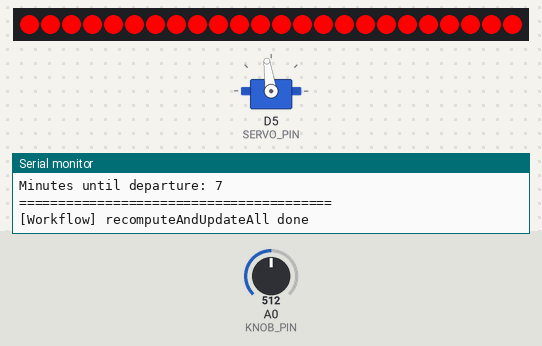
The sketch below on a simulated ESP8266 (NodeMCU). Parts: 24 RGB LEDs in strip order, left to right, servo, the last lines printed to the serial monitor. Inputs (shaded band) come from the test bench; at power-on: A0 (KNOB_PIN) = 512. The local clock reads 2024-03-15 10:24:30 at power-on unless the sketch sets it.

Above: at 1.2 s.
1.3 s: A0 (KNOB_PIN) set to 665
2.8 s: A0 (KNOB_PIN) set to 691
At 4.0 s:
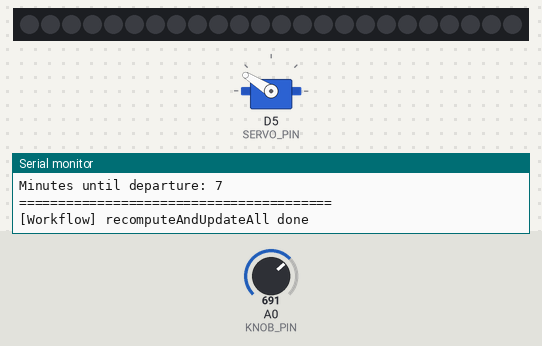
4.3 s: A0 (KNOB_PIN) set to 306
At 5.5 s:
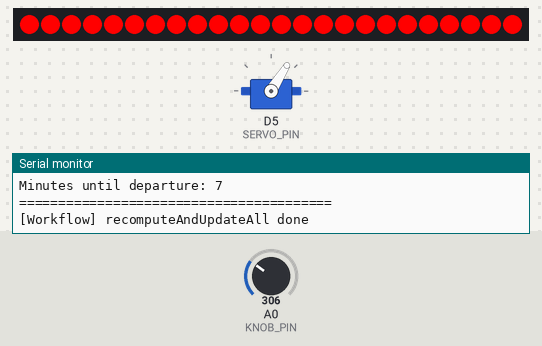
5.8 s: A0 (KNOB_PIN) set to 325
7.3 s: A0 (KNOB_PIN) set to 357
At 8.2 s:
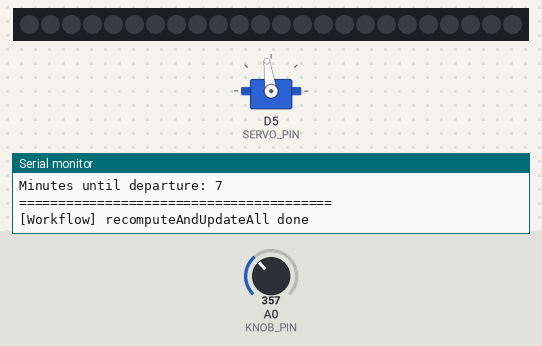
8.9 s: A0 (KNOB_PIN) set to 122
At 30.8 s:
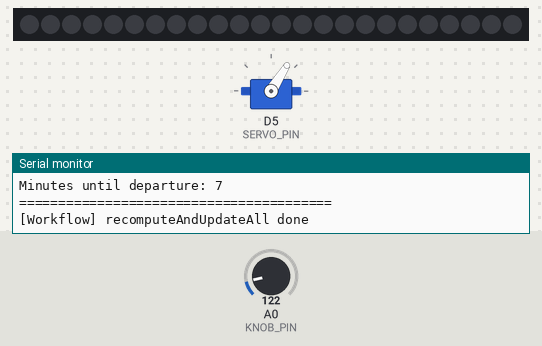
Timing chart, 0 to 31.6 s (numbered marks = the images above; inputs shaded):
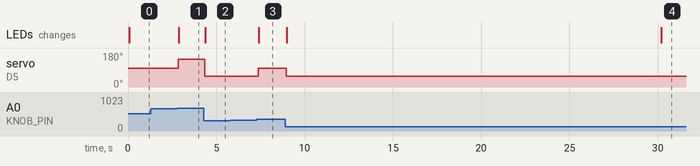

Measured:
- the behaviour switches between 681 and 682 on A0 (KNOB_PIN) (found by bisection; images 0 and 1)
- the behaviour switches between 340 and 341 on A0 (KNOB_PIN) (found by bisection; images 2 and 3)
- after the input at 1.3 s, every drawn part: stays the same
- after the input at 2.8 s, servo on D5 (SERVO_PIN): 98° → 148° after 0.06 s; the LEDs: change after 0.09 s (image 1)
- after the input at 4.3 s, servo on D5 (SERVO_PIN): 148° → 58° at once; the LEDs: change after 0.06 s (image 2)
- after the input at 5.8 s, every drawn part: stays the same
- after the input at 7.3 s, servo on D5 (SERVO_PIN): 58° → 98° after 0.08 s; the LEDs: change after 0.11 s (image 3)
- after the input at 8.9 s, servo on D5 (SERVO_PIN): 98° → 58° after 0.08 s

The sketch:

Muji.ino
```cpp
/*
  ESP8266 Departure Assistant - knob-route selection version
  - NodeMCU v3 (ESP8266)
  - MG90S servo on D5
  - Rotary Angle Sensor v1.2 SIG -> A0 (used to select route by position)
  - WS2812-like LED strip on D2 (KQB-4 treated as 5V addressable)
  - No physical display: display code commented out, Serial used as placeholder
  - Weather / Timetable / Bus API functions are placeholders (return mock data)
  - All comments and identifiers are English and detailed for collaborators

  How this works:
  - Turn the knob to select route: the analog range 0..1023 is split into ROUTE_COUNT bands.
    When the band (route index) changes the device will recompute recommended bus & UI.
  - Periodic full recompute also runs every MAIN_LOOP_INTERVAL_MS.
  - Replace the fetch*Placeholder functions with real HTTP+JSON code later.
*/

#include <Arduino.h>
#include <Servo.h>
#include <FastLED.h>
#include <time.h>
#include <vector>

// ----------------------------- Configurable constants -----------------------------
const uint8_t SERVO_PIN    = D5;   // MG90S signal pin
const uint8_t LED_PIN      = D2;   // data pin for WS2812-style strip
const uint16_t NUM_LEDS    = 24;   // set to number of LEDs you have
const uint8_t KNOB_PIN     = A0;   // rotary angle sensor SIG
const unsigned long MAIN_LOOP_INTERVAL_MS = 30UL * 1000UL; // periodic refresh interval
const int ROUTE_COUNT = 3; // number of routes selectable by knob

// Route names (for display / serial); change as you like
const char* ROUTES[ROUTE_COUNT] = {
  "Route A - 42",
  "Route B - 7",
  "Route C - Express"
};

// Servo params (MG90S typical)
Servo myServo;
const int SERVO_MIN_US = 500;
const int SERVO_MAX_US = 2500;

// LED
CRGB leds[NUM_LEDS];

// State / timing
int currentRouteIndex = 0;
int lastRouteIndex = -1; // initial force-update
unsigned long lastMainMs = 0;

// ----------------------------- Data structures -----------------------------
struct WeatherInfo {
  String condition; // e.g. "Clear", "Clouds", "Rain", "Thunderstorm"
  float tempC;
  int severity;     // 0..3
};

struct TimetableEntry {
  String title;
  time_t startEpoch; // epoch seconds
  int durationMin;
  String location;
};

struct BusOption {
  String routeName;
  time_t departureEpoch;
  int travelMin;
  String departureTimeStr; // e.g. "08:43"
  String remarks;
};

// runtime variables
WeatherInfo currentWeather;
TimetableEntry nextClass;
bool hasClass = false;
BusOption recommendedBus;
bool hasRecommendedBus = false;

// ----------------------------- Placeholder API functions (replace later) -----------------------------
// Keep these signatures; API team can replace internals with actual HTTP + JSON parsing.

WeatherInfo fetchWeatherPlaceholder() {
  // MOCK: return different weather depending on selected route for easy testing.
  WeatherInfo w;
  if (currentRouteIndex == 0) {
    w.condition = "Clear";
    w.tempC = 22.0;
    w.severity = 0;
  } else if (currentRouteIndex == 1) {
    w.condition = "Clouds";
    w.tempC = 16.0;
    w.severity = 1;
  } else {
    w.condition = "Rain";
    w.tempC = 8.5;
    w.severity = 2;
  }
  return w;
}

TimetableEntry fetchTimetablePlaceholder() {
  TimetableEntry t;
  time_t now = time(nullptr);
  // MOCK: next class 40 minutes from now
  t.title = "Math 101";
  t.startEpoch = now + 40 * 60;
  t.durationMin = 60;
  t.location = "Room A";
  return t;
}

std::vector<BusOption> fetchBusOptionsPlaceholder(const char* routeName, const TimetableEntry &target) {
  std::vector<BusOption> list;
  time_t now = time(nullptr);
  // MOCK: 3 upcoming departures spaced 7 minutes apart
  for (int i = 1; i <= 3; ++i) {
    BusOption b;
    b.routeName = String(routeName);
    b.departureEpoch = now + i * 7 * 60;
    b.travelMin = 20 + i*3; // arbitrary travel time
    struct tm tmStruct;
    gmtime_r(&b.departureEpoch, &tmStruct);
    char buf[8];
    strftime(buf, sizeof(buf), "%H:%M", &tmStruct);
    b.departureTimeStr = String(buf);
    b.remarks = "";
    list.push_back(b);
  }
  return list;
}

// ----------------------------- Mapping & helpers -----------------------------

// Map a weather condition to a base servo angle (degrees)
int weatherToBaseAngle(const WeatherInfo &w) {
  String s = w.condition;
  s.toLowerCase();
  if (s.indexOf("clear") >= 0 || s.indexOf("sun") >= 0) return 20;
  if (s.indexOf("cloud") >= 0) return 60;
  if (s.indexOf("rain") >= 0 || s.indexOf("drizzle") >= 0) return 110;
  if (s.indexOf("snow") >= 0) return 120;
  if (s.indexOf("thunder") >= 0 || w.severity >= 3) return 150;
  return 80;
}

// Convert minutes until departure into an angle offset (0..40)
int minutesToOffsetAngle(int minutesUntil) {
  if (minutesUntil < 0) minutesUntil = 0;
  if (minutesUntil > 120) minutesUntil = 120;
  return map(minutesUntil, 0, 120, 40, 0);
}

// Update servo: base (weather) + offset (minutes until)
void updateServoForSituation(const WeatherInfo &w, int minutesUntil) {
  int base = weatherToBaseAngle(w);
  int offset = minutesToOffsetAngle(minutesUntil);
  int finalAngle = base + offset;
  finalAngle = constrain(finalAngle, 0, 180);
  Serial.printf("[Servo] weather=%s severity=%d base=%d offset=%d -> angle=%d\n",
                w.condition.c_str(), w.severity, base, offset, finalAngle);
  myServo.write(finalAngle);
}

// LED urgency visualization: green/yellow/red+blink
void updateLEDsForUrgency(int minutesUntil) {
  if (minutesUntil < 0) minutesUntil = 0;
  if (minutesUntil > 120) minutesUntil = 120;

  CRGB color = CRGB::Green;
  bool blink = false;
  if (minutesUntil > 30) { color = CRGB::Green; blink = false; }
  else if (minutesUntil > 15) { color = CRGB::Yellow; blink = false; }
  else { color = CRGB::Red; blink = true; }

  static unsigned long lastToggle = 0;
  static bool onState = true;
  unsigned long now = millis();
  if (blink) {
    if (now - lastToggle > 500) {
      onState = !onState;
      lastToggle = now;
    }
  } else {
    onState = true;
  }

  for (uint16_t i = 0; i < NUM_LEDS; ++i) leds[i] = onState ? color : CRGB::Black;
  FastLED.show();
}

// Choose best bus: prefer earliest bus that arrives before class start minus buffer
bool chooseBestBus(const TimetableEntry &target, const std::vector<BusOption> &options, BusOption &out) {
  if (target.title.length() == 0 || options.size() == 0) return false;
  time_t classStart = target.startEpoch;
  const int arriveBufferMin = 5;
  bool found = false;
  time_t bestDeparture = 0;
  for (size_t i = 0; i < options.size(); ++i) {
    time_t arrival = options[i].departureEpoch + options[i].travelMin*60;
    if (arrival <= (classStart - arriveBufferMin*60)) {
      if (!found || options[i].departureEpoch < bestDeparture) {
        found = true;
        bestDeparture = options[i].departureEpoch;
        out = options[i];
      }
    }
  }
  if (!found) { out = options[0]; found = true; } // fallback earliest
  return found;
}

// ----------------------------- Display placeholder (Serial) -----------------------------
// Replace this with actual display drawing code. For now we print to Serial.
void updateDisplaySerial(const TimetableEntry &t, const BusOption &bus, const WeatherInfo &w, int minutesUntil) {
  Serial.println("===== DISPLAY (serial placeholder) =====");
  if (t.title.length() > 0) {
    struct tm ts;
    gmtime_r(&t.startEpoch, &ts);
    char timestr[32]; strftime(timestr, sizeof(timestr), "%Y-%m-%d %H:%M", &ts);
    Serial.printf("Next class: %s @ %s\n", t.title.c_str(), timestr);
    Serial.printf("Location: %s Duration: %d min\n", t.location.c_str(), t.durationMin);
  } else {
    Serial.println("No upcoming class.");
  }
  if (bus.routeName.length() > 0) {
    Serial.printf("Recommended bus: %s  Departs: %s  Travel: %d min\n",
                  bus.routeName.c_str(), bus.departureTimeStr.c_str(), bus.travelMin);
    if (bus.remarks.length() > 0) Serial.printf("Remarks: %s\n", bus.remarks.c_str());
  } else {
    Serial.println("No recommended bus.");
  }
  Serial.printf("Weather: %s  %.1fC  severity=%d\n", w.condition.c_str(), w.tempC, w.severity);
  Serial.printf("Minutes until departure: %d\n", minutesUntil);
  Serial.println("========================================");
}

// ----------------------------- Workflow: recompute & update -----------------------------
void recomputeAndUpdateAll() {
  Serial.println("[Workflow] recomputeAndUpdateAll start");

  // 1) fetch placeholders (replace these calls later)
  currentWeather = fetchWeatherPlaceholder();
  nextClass = fetchTimetablePlaceholder();
  hasClass = true;

  // 2) bus options for current route
  std::vector<BusOption> options = fetchBusOptionsPlaceholder(ROUTES[currentRouteIndex], nextClass);

  // 3) choose best
  hasRecommendedBus = chooseBestBus(nextClass, options, recommendedBus);

  // 4) compute minutes until departure (prefer recommended bus)
  time_t now = time(nullptr);
  int minutesUntil = 0;
  if (hasRecommendedBus) minutesUntil = max(0, (int)difftime(recommendedBus.departureEpoch, now)/60);
  else minutesUntil = max(0, (int)difftime(nextClass.startEpoch, now)/60);

  // 5) update servo and LEDs
  updateServoForSituation(currentWeather, minutesUntil);
  updateLEDsForUrgency(minutesUntil);

  // 6) show info on serial (placeholder for physical display)
  updateDisplaySerial(nextClass, recommendedBus, currentWeather, minutesUntil);

  Serial.println("[Workflow] recomputeAndUpdateAll done");
}

// ----------------------------- Knob -> route band logic -----------------------------
int knobToRouteIndex(int knobRaw) {
  // knobRaw: 0..1023. Split into ROUTE_COUNT equal bands.
  int bandSize = 1024 / ROUTE_COUNT; // integer division
  int idx = knobRaw / bandSize;
  if (idx >= ROUTE_COUNT) idx = ROUTE_COUNT - 1;
  return idx;
}

// ----------------------------- Setup & Loop -----------------------------
void setup() {
  Serial.begin(115200);
  delay(50);
  Serial.println("Departure Assistant (knob-route selection) starting...");

  // Initialize LED strip
  FastLED.addLeds<WS2812, LED_PIN, GRB>(leds, NUM_LEDS);
  FastLED.clear();
  FastLED.show();

  // Initialize servo
  myServo.attach(SERVO_PIN, SERVO_MIN_US, SERVO_MAX_US);
  myServo.write(90);

  // seed time (optional, NTP would be better if you care about timezone)
  configTime(0, 0, "pool.ntp.org");

  // initial route read to set currentRouteIndex
  int raw = analogRead(KNOB_PIN);
  currentRouteIndex = knobToRouteIndex(raw);
  lastRouteIndex = -1; // ensure initial recompute

  // initial compute/update
  recomputeAndUpdateAll();
  lastMainMs = millis();
}

void loop() {
  // 1) check knob for route changes
  int knobRaw = analogRead(KNOB_PIN);
  int routeIdx = knobToRouteIndex(knobRaw);
  if (routeIdx != currentRouteIndex) {
    // simple hysteresis: require stable new position for a few loops could be added,
    // but for now we update immediate when band changes
    currentRouteIndex = routeIdx;
    Serial.printf("[Knob] route changed to index=%d name=%s (raw=%d)\n",
                  currentRouteIndex, ROUTES[currentRouteIndex], knobRaw);
    recomputeAndUpdateAll();
  }

  // 2) periodic refresh (in case APIs change)
  unsigned long nowMs = millis();
  if (nowMs - lastMainMs >= MAIN_LOOP_INTERVAL_MS) {
    lastMainMs = nowMs;
    recomputeAndUpdateAll();
  }

  // small delay (keeps CPU available and stabilizes analog readings)
  delay(120);
}
```
